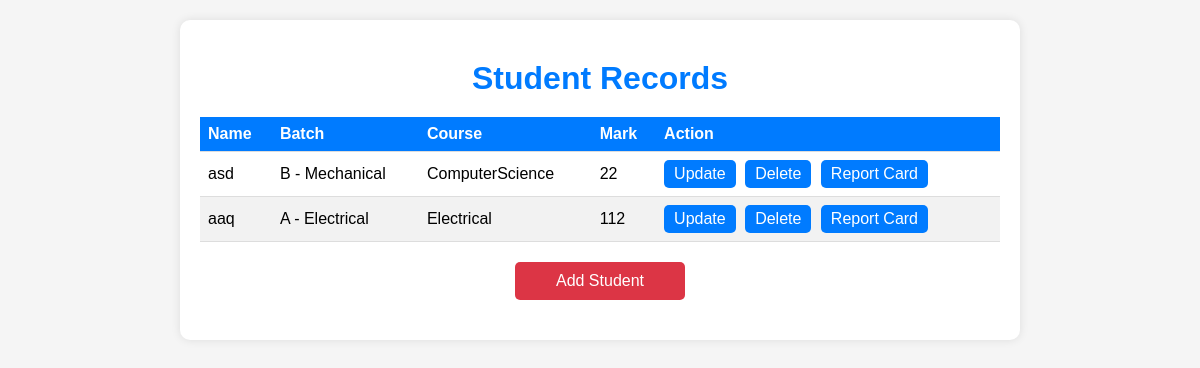
The page /adminapp/Studentview/ on the database as committed earlier.
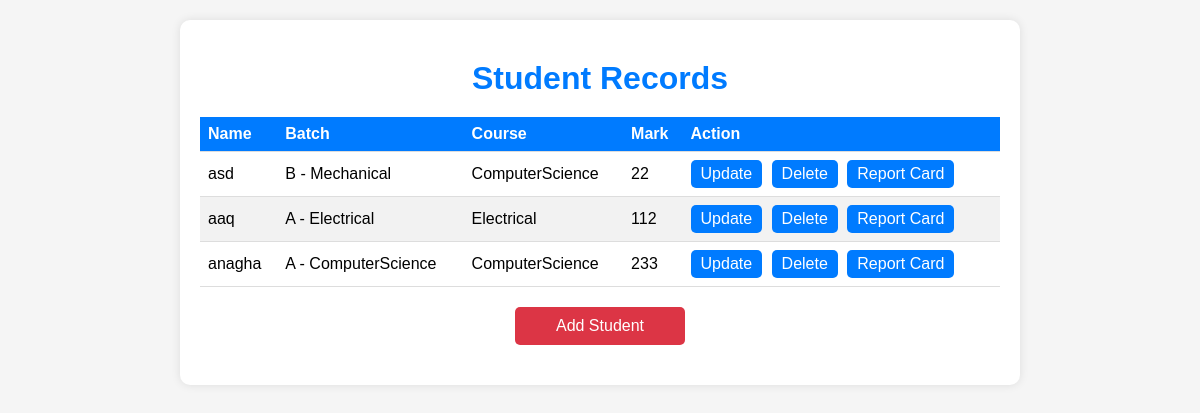
The same page on the database as committed later.
### studentapp/models.py (models this page shows, shortened)
class Student(models.Model):
    username = models.CharField(max_length=100,blank=False,default=None)
    password = models.CharField(max_length=25,unique=True,null=False,default=None)
    email = models.EmailField(max_length=59,default=None)
    name = models.CharField(max_length=55)
    batch = models.ForeignKey(Batch, on_delete=models.CASCADE, related_name="students")
    course = models.ForeignKey(Course, on_delete=models.CASCADE, related_name="students")
    score = models.PositiveIntegerField(null=True, blank=True)

class Batch(models.Model):
    name = models.CharField(max_length=55)
    course = models.ForeignKey(Course, on_delete=models.CASCADE, related_name="batches")
    start_date = models.DateField()
    end_date = models.DateField()
    def __str__(self):
        return f"{self.name} - {self.course.name}"

class Course(models.Model):
    name = models.CharField(max_length=55)
    description = models.CharField(max_length=255)
    def __str__(self):
        return self.name

### adminapp/views.py (the view)
# urls.py: path('Studentview/',Studentview.as_view(), name = 'index'),
class Studentview(View):
    def get(self, request):
        item = Student.objects.all()
        forms = StudentForm()
        context ={'item':item, 'forms':forms}
        return render(request,"admindashbord.html", context)

### adminapp/templates/admindashbord.html (shortened to what this page needs)
<!DOCTYPE html>
<html lang="en">
<head>
</head>
<body>
    <div class="container">
        <h1>Student Records</h1>
        <table>
            <thead>
                <tr>
                    <th>Name</th>
                    <th>Batch</th>
                    <th>Course</th>
                    <th>Mark</th>
                    <th>Action</th>
                </tr>
            </thead>
            <tbody>
                {% for student in item %}
                <tr>
                    <td>{{ student.name }}</td>
                    <td>{{ student.batch }}</td>
                    <td>{{ student.course }}</td>
                    <td>{{ student.score }}</td>
                    <td>
                        <a href="{% url 'adminapp:update_student' student.pk %}">Update</a>
                        <a href="{% url 'adminapp:delete_student' student.pk %}">Delete</a>
                        <a href="{% url 'adminapp:coursecomplitionreportpdf' student.pk %}">Report Card</a>
                    </td>
                </tr>
                {% endfor %}
            </tbody>
        </table>
        <a href="{% url 'adminapp:student_add' %}" class="add-button">Add Student</a>
    </div>
</body>
</html>

Rows that differ between the two databases and show on the page:
added Student: name "anagha", batch "A - ComputerScience", course "ComputerScience", score "233"
